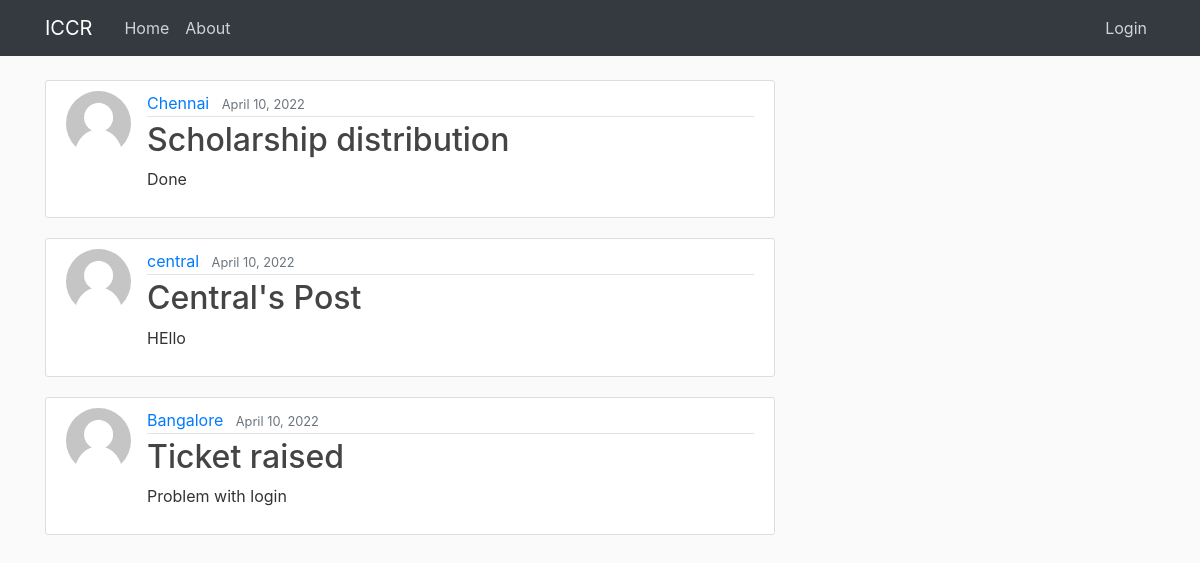
Before: /home/ with the older database file.
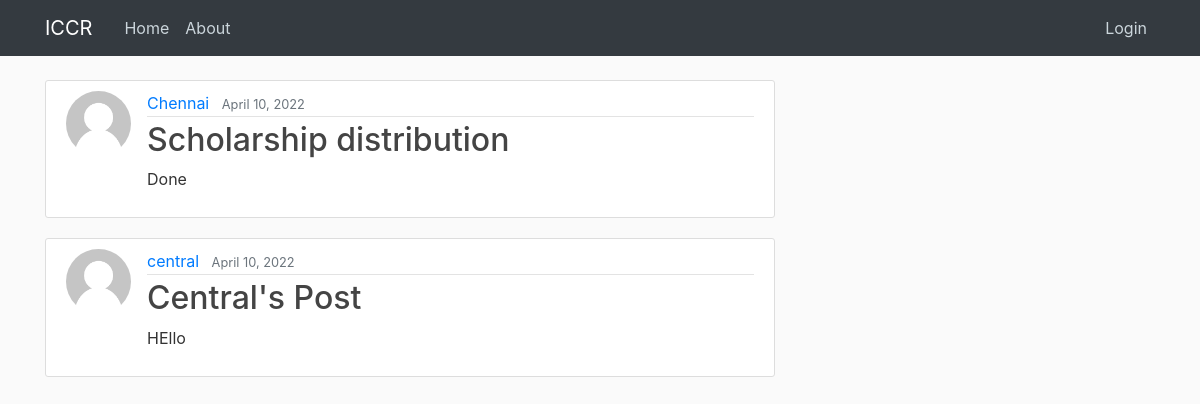
After: the same page with the newer database file.
### central/models.py (models this page shows, shortened)
class Post(models.Model):
    title = models.CharField(max_length=100)
    content = models.TextField()
    date_posted = models.DateTimeField(default=timezone.now)
    author = models.ForeignKey(User, on_delete=models.CASCADE)

### users/models.py (models this page shows, shortened)
class Profile(models.Model):
    user = models.OneToOneField(User, on_delete=models.CASCADE)
    image = models.ImageField(default="default.jpg", upload_to="profile_pics")

### central/views.py (the view)
# urls.py: 2. Add a URL to urlpatterns:  path('', views.home, name='home')
def home(request):
    context = {"posts": Post.objects.all()}
    return render(request, "central/home.html", context)

### central/templates/central/home.html
{%extends "central/base.html" %} {% block content%}
{% for post in posts%}
<article class="media content-section">
  <img
    src="{{post.author.profile.image.url}}"
    class="rounded-circle article-img"
  />
  <div class="media-body">
    <div class="article-metadata">
      <a class="mr-2" href="{% url 'user-posts' post.author.username%}"
        >{{ post.author }}</a
      >
      <small class="text-muted">{{ post.date_posted|date:"F d, Y" }}</small>
    </div>
    <h2>
      <a class="article-title" href="{% url 'post-detail' post.id %}"
        >{{ post.title }}</a
      >
    </h2>
    <p class="article-content">{{ post.content }}</p>
  </div>
</article>
{% endfor %}{% endblock%}

### central/templates/central/base.html (shortened to what this page needs)
{%load static%}
<!DOCTYPE html>
<html lang="en">
  <head>
    <link
      rel="stylesheet"
      href="https://stackpath.bootstrapcdn.com/bootstrap/4.5.2/css/bootstrap.min.css"
    />
    <link rel="stylesheet" href="{% static 'central/main.css'%}" type="text/css">
  </head>
  <body>
    <header class="site-header">
      <nav class="navbar navbar-expand-md navbar-dark bg-dark fixed-top">
        <div class="container">
          <a class="navbar-brand mr-4" href="{% url 'home'%}">ICCR</a>
          <div class="collapse navbar-collapse" id="navbarToggle">
            <div class="navbar-nav mr-auto">
              <a class="nav-item nav-link" href="{% url 'home'%}">Home</a>
              <a class="nav-item nav-link" href="{% url 'about'%}">About</a>
            </div>
            <div class="navbar-nav">
                {%if user.is_authenticated and user.is_superuser %}
                <a class="nav-item nav-link" href="{% url 'post-create'%}">New Post</a>
                <a class="nav-item nav-link" href="{{% url 'usersprofile' %}">Profile</a>
                <a class="nav-item nav-link" href="{% url 'iccr'%}">ICCR</a>
                <a class="nav-item nav-link" href="{% url 'logout'%}">Logout</a>
                {% elif user.is_authenticated and user.username == "Chennai" %}
                <a class="nav-item nav-link" href="{% url 'post-create'%}">New Post</a>
                <a class="nav-item nav-link" href="{% url 'usersprofile' %}">Profile</a>
                <a class="nav-item nav-link" href="{% url 'regional'%}">Regional</a>
                <a class="nav-item nav-link" href="{% url 'logout'%}">Logout</a>
                {% elif user.is_authenticated and user.username == "Bangalore" %}
                <a class="nav-item nav-link" href="{% url 'post-create'%}">New Post</a>
                <a class="nav-item nav-link" href="{% url 'usersprofile' %}">Profile</a>
                <a class="nav-item nav-link" href="{% url 'regional'%}">Regional</a>
                <a class="nav-item nav-link" href="{% url 'logout'%}">Logout</a>
                {%else%}
                <a class="nav-item nav-link" href="{% url 'login' %}">Login</a>
                {%endif%}
              </div>
          </div>
        </div>
      </nav>
    </header>
    <main role="main" class="container">
        <div class="row">
          <div class="col-md-8">
            {% block content %}{% endblock %}
          </div>
        </div>
      </main>
  </body>
</html>

### central/static/central/main.css (style rules this page uses)
body { background: #fafafa; color: #333333; margin-top: 5rem; }
h1, h2, h3, h4, h5, h6 { color: #444444; }
.site-header .navbar-nav .nav-link { color: #cbd5db; }
.content-section { background: #ffffff; padding: 10px 20px; border: 1px solid #dddddd; border-radius: 3px; margin-bottom: 20px; }
.article-title { color: #444444; }
.article-content { white-space: pre-line; }
.article-img { height: 65px; width: 65px; margin-right: 16px; }
.article-metadata { padding-bottom: 1px; margin-bottom: 4px; border-bottom: 1px solid #e3e3e3; }

Changed rows visible on the page:
removed Post: author.profile.image (placeholder picture), author "Bangalore", date_posted "April 10, 2022", title "Ticket raised", content "Problem with login"
